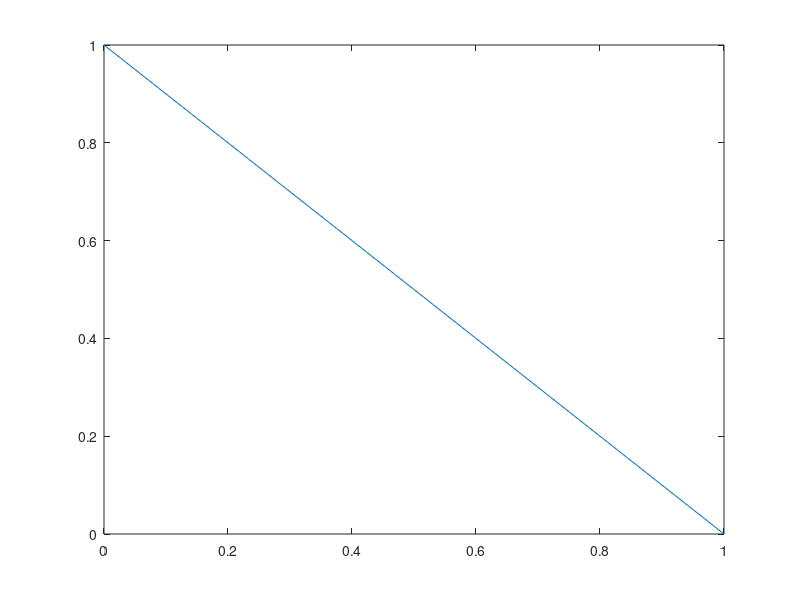
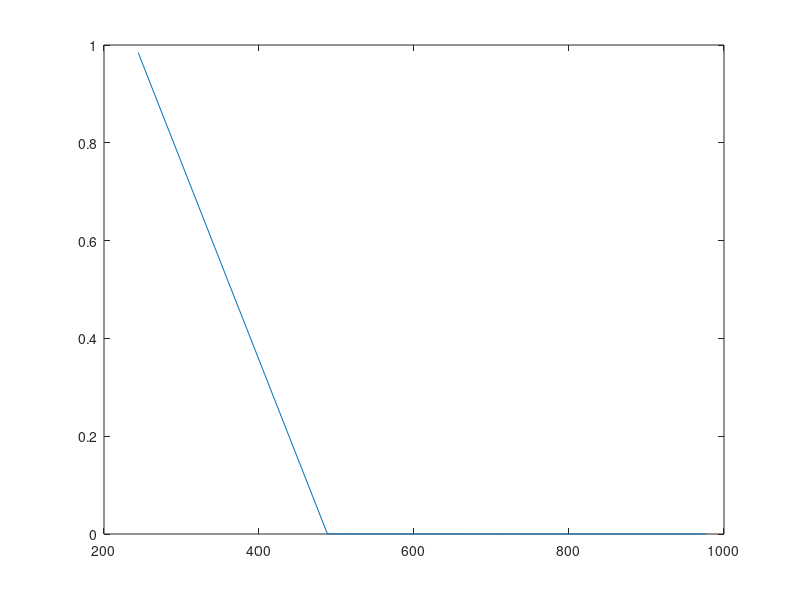

These charts were generated, in order, by the following MATLAB code:
clc;
clear;
close all;

h=0.015625;
N=(1/h)+1;
alpha=1;
v=1000000;
t=v*h^2/alpha;
tol=1e-9;
maxit=N;

B=zeros(N,N);
phi_p=zeros(N,1);
phi_p(1)=1;
phi_p(N)=0;
for j=1:N
   x(j)=(j-1)*h;
end
B(1,1)=1; B(N,N)=1;
k=2;
for j=2:N-1
   B(k,j-1)=-v;
   B(k,j)=1+2*v;
   B(k,j+1)=-v;
   k=k+1;
end
B=sparse(B);
for i=1:10000000
    phi=gmres(B,phi_p,[],tol,maxit);
    error(i)=max(abs(phi-phi_p));
    if error(i)<2e-09
        break;
    end
    phi_p=phi;
end
figure();
plot(x',phi);
for i=1:length(error)
    T(i)=i*t;
end
figure();
plot(T,error);
